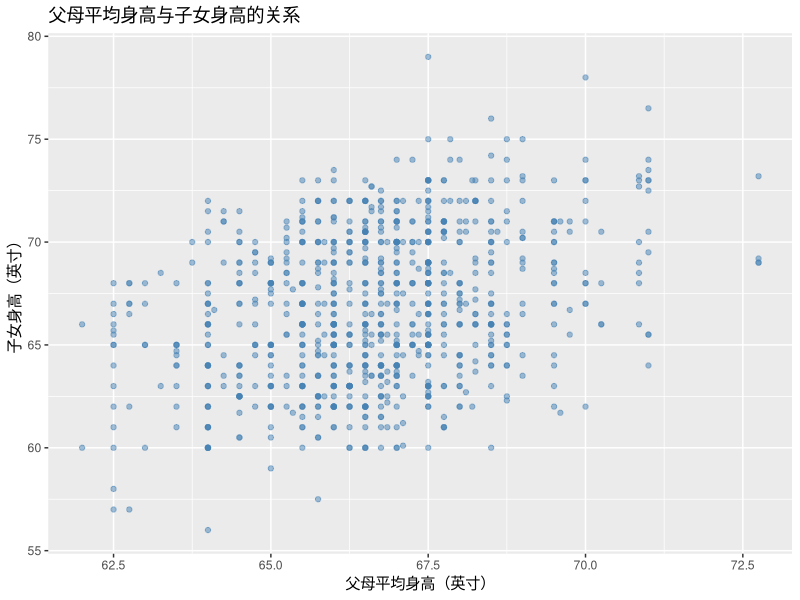
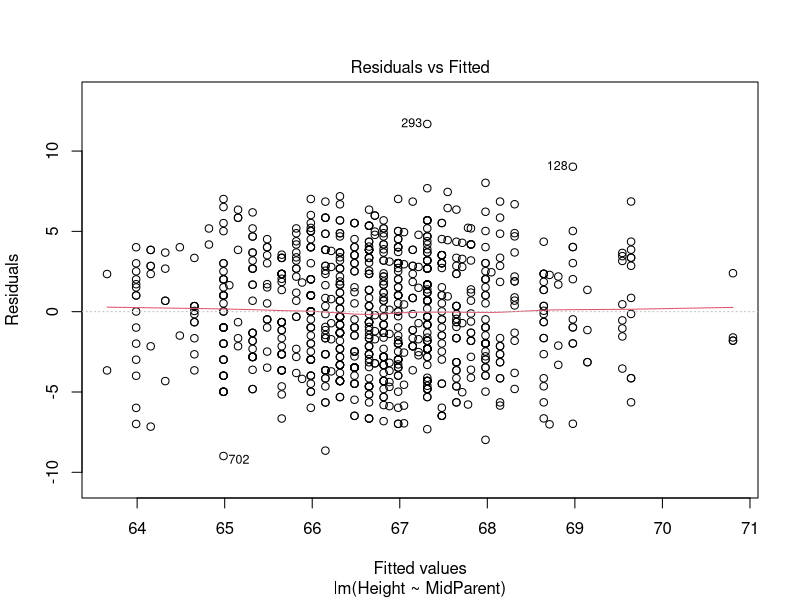
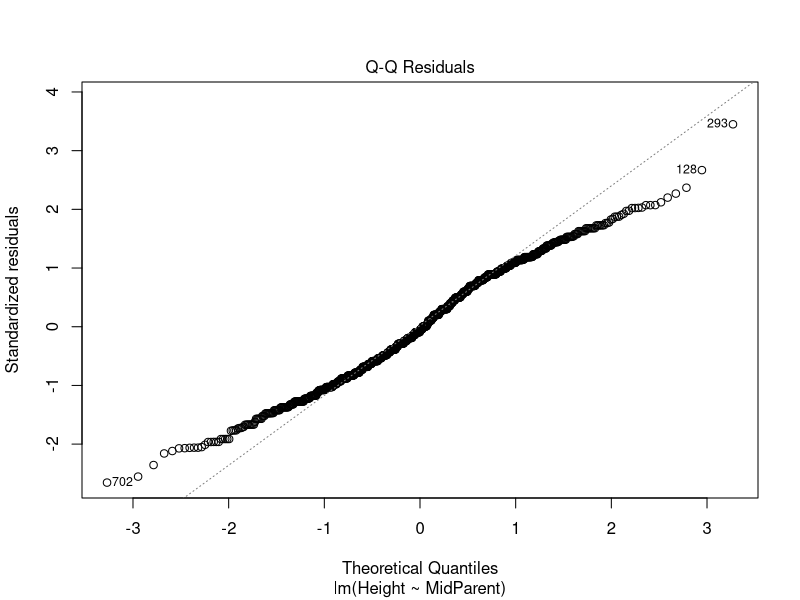
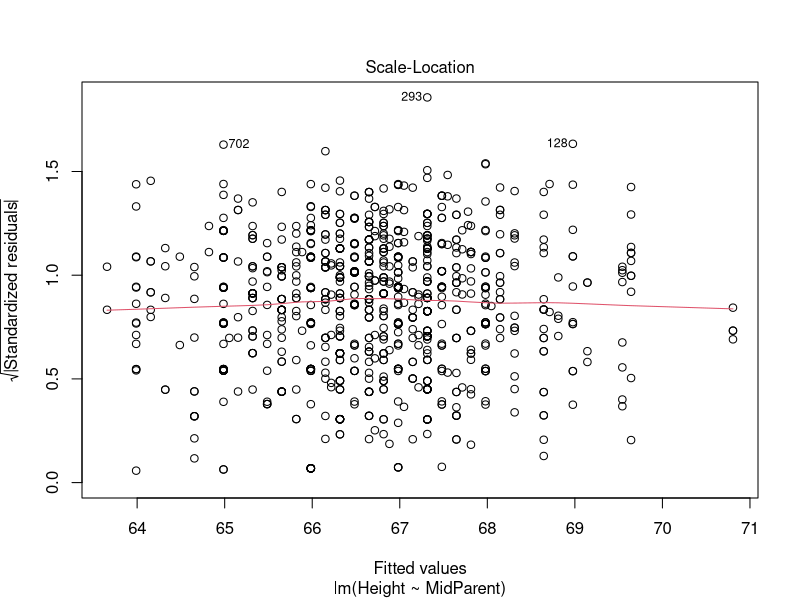
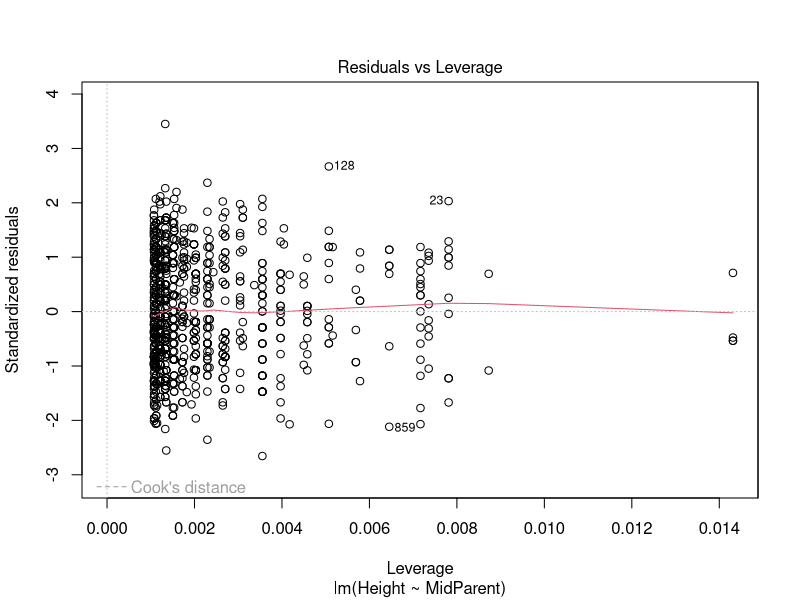

The R source for these figures, in order:
# ===============================
# 应用回归分析 - 一元线性回归建模
# ===============================

# 加载必要的包
library(tidyverse)  # 数据操作与可视化

# -------------------------------
# 1. 读取数据
# -------------------------------
# 数据文件位于当前工作目录下
data_raw <- read_csv("galtonfamiliesall.csv")

# 查看数据结构
head(data_raw)

# -------------------------------
# 2. 处理数据
# -------------------------------
# 计算每个孩子的父母平均身高，并筛选需要的变量
data_processed <- data_raw %>%
  mutate(
    MidParent = (Father + Mother) / 2,   # 父母平均身高
    Child = as.factor(Child)             # 性别转为因子（可选，用于后续多元）
  )

# 查看处理后的数据
summary(data_processed)

# -------------------------------
# 3. 探索数据
# -------------------------------
# 计算相关系数
cor_xy <- cor(data_processed$MidParent, data_processed$Height)
cat("父母平均身高与子女身高的相关系数：", round(cor_xy, 4), "\n")

# 绘制散点图 + 回归线
scatter_plot <- ggplot(data_processed, aes(x = MidParent, y = Height)) +
  geom_point(alpha = 0.5, color = "steelblue") +
   labs(
    title = "父母平均身高与子女身高的关系",
    x = "父母平均身高（英寸）",
    y = "子女身高（英寸）") 

print(scatter_plot)

# -------------------------------
# 4. 拟合一元线性回归模型
# -------------------------------
model <- lm(Height ~ MidParent, data = data_processed)

# -------------------------------
# 5. 查看模型结果，提取重要信息
# -------------------------------
# 模型概要
model_summary <- summary(model)
print(model_summary)

# -------------------------------
# 6. 输出诊断图像
# -------------------------------
plot(model)

# -------------------------------
# 7. 预测
# -------------------------------
# 假设我们想预测父母平均身高分别为 65, 68, 70, 72 英寸时子女的平均身高
new_data <- tibble(MidParent = c(65, 68, 70, 72))
predictions <- predict(model, newdata = new_data, interval = "confidence", level = 0.95)
print(predictions)

# 输出预测结果
result <- new_data %>%
  bind_cols(as_tibble(predictions)) %>%
  rename(Pred_Height = fit, Lower_CI = lwr, Upper_CI = upr)

cat("\n===== 预测结果（置信水平95%） =====\n")
print(result)

# -------------------------------
# 8. 如何提高模型效果？引导到多元回归
# -------------------------------

# 多元回归
multi_model <- lm(Height ~ Father + Mother + Child, data = data_processed)
summary(multi_model)
